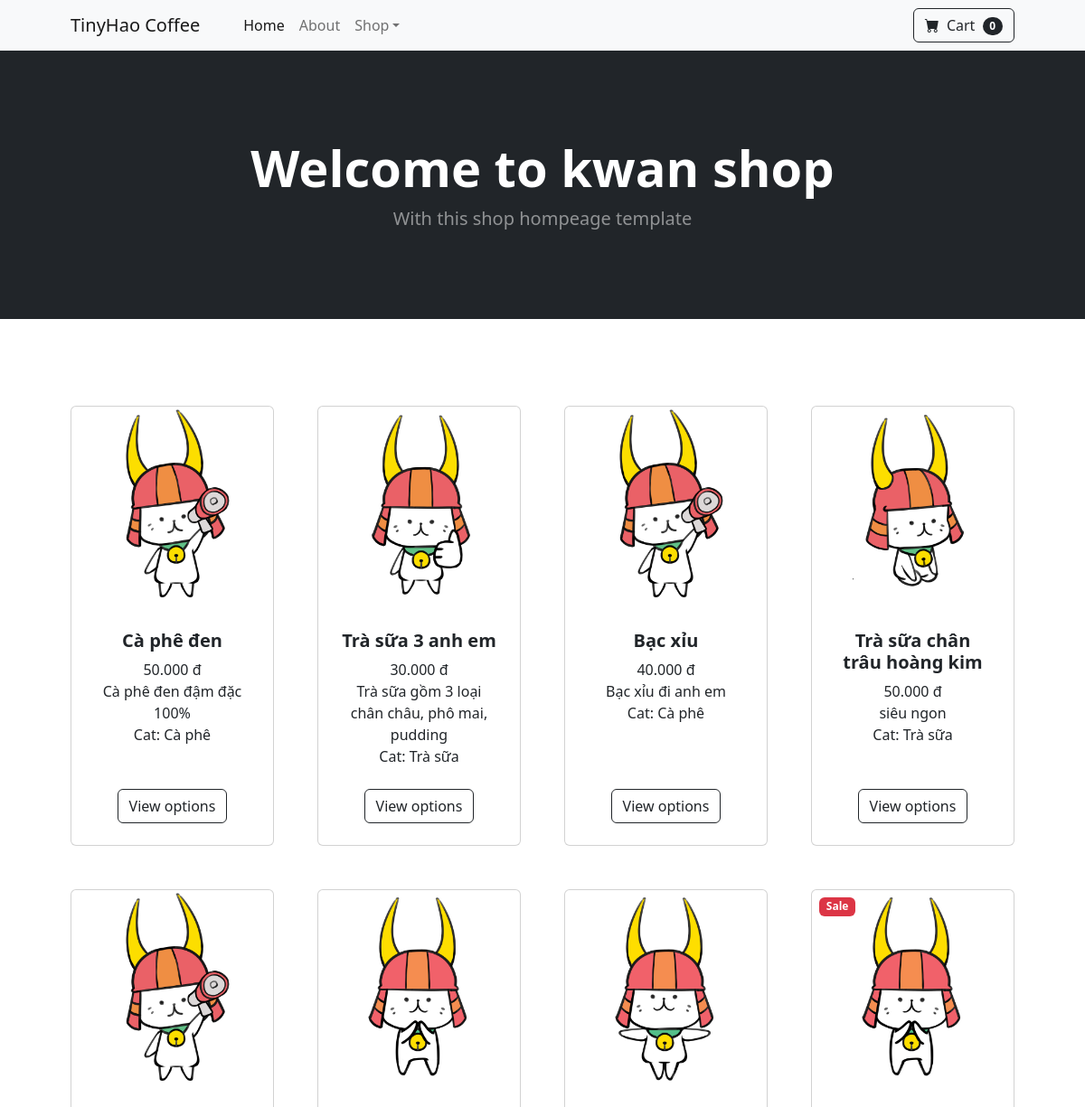
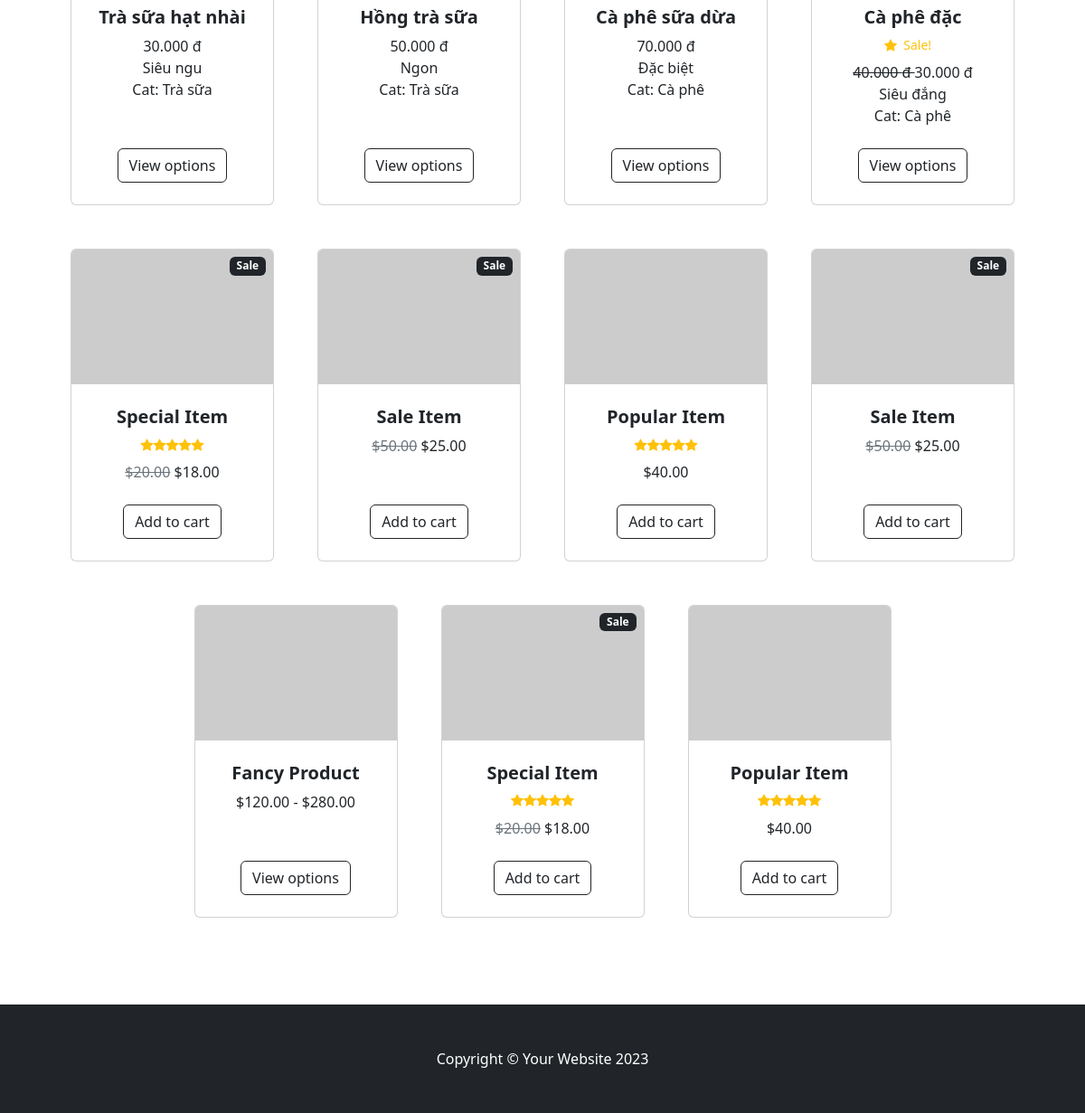
The page / on the database its author committed (2 pictures, top to bottom).
### store/models.py (models this page shows, shortened)
class Product(models.Model):
    name = models.CharField(max_length=100)
    price = models.DecimalField(default=0, decimal_places=3, max_digits=8)
    category= models.ForeignKey(Category,on_delete=models.CASCADE, default=1)
    description=models.CharField(max_length=250, default='', blank=True, null = True)
    image=models.ImageField(upload_to='uploads/product/')
    is_sale = models.BooleanField(default=False)
    sale_price = models.DecimalField(default=0, decimal_places=3, max_digits=8)

class Category(models.Model):
    name = models.CharField(max_length=50)
    def __str__(self):
        return self.name
    class Meta:
        verbose_name_plural ='categories'

### store/views.py (the view)
# urls.py: 2. Add a URL to urlpatterns:  path('', views.home, name='home')
def home(request):
        products = Product.objects.all()
        return render(request, 'home.html',{'products': products})

### store/templates/home.html (shortened to what this page needs)
{% load static %}
<!DOCTYPE html>
<html lang="en">
    <head>
        <link href="https://cdn.jsdelivr.net/npm/bootstrap-icons@1.5.0/font/bootstrap-icons.css" rel="stylesheet" />
        <link href="{% static 'css/styles.css' %}" rel="stylesheet" />
    </head>
    <body>
        <nav class="navbar navbar-expand-lg navbar-light bg-light">
            <div class="container px-4 px-lg-5">
                <a class="navbar-brand" href="#!">TinyHao Coffee</a>
                <div class="collapse navbar-collapse" id="navbarSupportedContent">
                    <ul class="navbar-nav me-auto mb-2 mb-lg-0 ms-lg-4">
                        <li class="nav-item"><a class="nav-link active" aria-current="page" href="#!">Home</a></li>
                        <li class="nav-item"><a class="nav-link" href="#!">About</a></li>
                        <li class="nav-item dropdown">
                            <a class="nav-link dropdown-toggle" id="navbarDropdown" href="#" role="button" data-bs-toggle="dropdown" aria-expanded="false">Shop</a>
                        </li>
                    </ul>
                    <form class="d-flex">
                        <button class="btn btn-outline-dark" type="submit">
                            <i class="bi-cart-fill me-1"></i>
                            Cart
                            <span class="badge bg-dark text-white ms-1 rounded-pill">0</span>
                        </button>
                    </form>
                </div>
            </div>
        </nav>
        <header class="bg-dark py-5">
            <div class="container px-4 px-lg-5 my-5">
                <div class="text-center text-white">
                    <h1 class="display-4 fw-bolder">Welcome to kwan shop</h1>
                    <p class="lead fw-normal text-white-50 mb-0">With this shop hompeage template</p>
                </div>
            </div>
        </header>
        <section class="py-5">
            <div class="container px-4 px-lg-5 mt-5">
                <div class="row gx-4 gx-lg-5 row-cols-2 row-cols-md-3 row-cols-xl-4 justify-content-center">
                    {% for product in products %}
                    <div class="col mb-5">
                        <div class="card h-100">
                            <img class="card-img-top" src="{{ product.image.url }}" alt="..." />
                            <div class="card-body p-4">
                                <div class="text-center">
                                    <h5 class="fw-bolder">{{product.name}}</h5>
                                    {% if product.is_sale == True%}
                                    <span class="badge bg-danger position-absolute top-0 start-0 m-2">Sale</span>
                                    <div class="d-flex justify-content-center small text-warning mb-2">
                                        <div class="bi-star-fill"></div>
                                        &nbsp;&nbsp;Sale! &nbsp;&nbsp;
                                    </div>
                                    <strike>
                                        {{product.price}} đ
                                    </strike>
                                    {{product.sale_price}} đ
                                        {%else%}
                                    {{product.price}} đ
                                        {% endif %}
                                    {{product.description}}
                                    Cat: {{product.category}}
                                </div>
                            </div>
                            <div class="card-footer p-4 pt-0 border-top-0 bg-transparent">
                                <div class="text-center"><a class="btn btn-outline-dark mt-auto" href="#">View options</a></div>
                            </div>
                        </div>
                    </div>
                    {% endfor %}
                    <div class="col mb-5">
                        <div class="card h-100">
                            <div class="badge bg-dark text-white position-absolute" style="top: 0.5rem; right: 0.5rem">Sale</div>
                            <img class="card-img-top" src="https://dummyimage.com/450x300/dee2e6/6c757d.jpg" alt="..." />
                            <div class="card-body p-4">
                                <div class="text-center">
                                    <h5 class="fw-bolder">Special Item</h5>
                                    <div class="d-flex justify-content-center small text-warning mb-2">
                                        <div class="bi-star-fill"></div>
                                        <div class="bi-star-fill"></div>
                                        <div class="bi-star-fill"></div>
                                        <div class="bi-star-fill"></div>
                                        <div class="bi-star-fill"></div>
                                    </div>
                                    <span class="text-muted text-decoration-line-through">$20.00</span>
                                    $18.00
                                </div>
                            </div>
                            <div class="card-footer p-4 pt-0 border-top-0 bg-transparent">
                                <div class="text-center"><a class="btn btn-outline-dark mt-auto" href="#">Add to cart</a></div>
                            </div>
                        </div>
                    </div>
                    <div class="col mb-5">
                        <div class="card h-100">
                            <div class="badge bg-dark text-white position-absolute" style="top: 0.5rem; right: 0.5rem">Sale</div>
                            <img class="card-img-top" src="https://dummyimage.com/450x300/dee2e6/6c757d.jpg" alt="..." />
                            <div class="card-body p-4">
                                <div class="text-center">
                                    <h5 class="fw-bolder">Sale Item</h5>
                                    <span class="text-muted text-decoration-line-through">$50.00</span>
                                    $25.00
                                </div>
                            </div>
                            <div class="card-footer p-4 pt-0 border-top-0 bg-transparent">
                                <div class="text-center"><a class="btn btn-outline-dark mt-auto" href="#">Add to cart</a></div>
                            </div>
                        </div>
                    </div>
                    <div class="col mb-5">
                        <div class="card h-100">
                            <img class="card-img-top" src="https://dummyimage.com/450x300/dee2e6/6c757d.jpg" alt="..." />
                            <div class="card-body p-4">
                                <div class="text-center">
                                    <h5 class="fw-bolder">Popular Item</h5>
                                    <div class="d-flex justify-content-center small text-warning mb-2">
                                        <div class="bi-star-fill"></div>
                                        <div class="bi-star-fill"></div>
                                        <div class="bi-star-fill"></div>
                                        <div class="bi-star-fill"></div>
                                        <div class="bi-star-fill"></div>
                                    </div>
                                    $40.00
                                </div>
                            </div>
                            <div class="card-footer p-4 pt-0 border-top-0 bg-transparent">
                                <div class="text-center"><a class="btn btn-outline-dark mt-auto" href="#">Add to cart</a></div>
                            </div>
                        </div>
                    </div>
                    <div class="col mb-5">
                        <div class="card h-100">
                            <div class="badge bg-dark text-white position-absolute" style="top: 0.5rem; right: 0.5rem">Sale</div>
                            <img class="card-img-top" src="https://dummyimage.com/450x300/dee2e6/6c757d.jpg" alt="..." />
                            <div class="card-body p-4">
                                <div class="text-center">
                                    <h5 class="fw-bolder">Sale Item</h5>
                                    <span class="text-muted text-decoration-line-through">$50.00</span>
                                    $25.00
                                </div>
                            </div>
                            <div class="card-footer p-4 pt-0 border-top-0 bg-transparent">
                                <div class="text-center"><a class="btn btn-outline-dark mt-auto" href="#">Add to cart</a></div>
                            </div>
                        </div>
                    </div>
                    <div class="col mb-5">
                        <div class="card h-100">
                            <img class="card-img-top" src="https://dummyimage.com/450x300/dee2e6/6c757d.jpg" alt="..." />
                            <div class="card-body p-4">
                                <div class="text-center">
                                    <h5 class="fw-bolder">Fancy Product</h5>
                                    $120.00 - $280.00
                                </div>
                            </div>
                            <div class="card-footer p-4 pt-0 border-top-0 bg-transparent">
                                <div class="text-center"><a class="btn btn-outline-dark mt-auto" href="#">View options</a></div>
                            </div>
                        </div>
                    </div>
                    <div class="col mb-5">
                        <div class="card h-100">
                            <div class="badge bg-dark text-white position-absolute" style="top: 0.5rem; right: 0.5rem">Sale</div>
                            <img class="card-img-top" src="https://dummyimage.com/450x300/dee2e6/6c757d.jpg" alt="..." />
                            <div class="card-body p-4">
                                <div class="text-center">
                                    <h5 class="fw-bolder">Special Item</h5>
                                    <div class="d-flex justify-content-center small text-warning mb-2">
                                        <div class="bi-star-fill"></div>
                                        <div class="bi-star-fill"></div>
                                        <div class="bi-star-fill"></div>
                                        <div class="bi-star-fill"></div>
                                        <div class="bi-star-fill"></div>
                                    </div>
                                    <span class="text-muted text-decoration-line-through">$20.00</span>
                                    $18.00
                                </div>
                            </div>
                            <div class="card-footer p-4 pt-0 border-top-0 bg-transparent">
                                <div class="text-center"><a class="btn btn-outline-dark mt-auto" href="#">Add to cart</a></div>
                            </div>
                        </div>
                    </div>
                    <div class="col mb-5">
                        <div class="card h-100">
                            <img class="card-img-top" src="https://dummyimage.com/450x300/dee2e6/6c757d.jpg" alt="..." />
                            <div class="card-body p-4">
                                <div class="text-center">
                                    <h5 class="fw-bolder">Popular Item</h5>
                                    <div class="d-flex justify-content-center small text-warning mb-2">
                                        <div class="bi-star-fill"></div>
                                        <div class="bi-star-fill"></div>
                                        <div class="bi-star-fill"></div>
                                        <div class="bi-star-fill"></div>
                                        <div class="bi-star-fill"></div>
                                    </div>
                                    $40.00
                                </div>
                            </div>
                            <div class="card-footer p-4 pt-0 border-top-0 bg-transparent">
                                <div class="text-center"><a class="btn btn-outline-dark mt-auto" href="#">Add to cart</a></div>
                            </div>
                        </div>
                    </div>
                </div>
            </div>
        </section>
        <footer class="py-5 bg-dark">
            <div class="container"><p class="m-0 text-center text-white">Copyright &copy; Your Website 2023</p></div>
        </footer>
    </body>
</html>

### rows shown on the page
Product: image (picture), name "Cà phê đen", price "50.000", description "Cà phê đen đậm đặc 100%", category "Cà phê"
Product: image (picture), name "Trà sữa 3 anh em", price "30.000", description "Trà sữa gồm 3 loại chân châu, phô mai, pudding", category "Trà sữa"
Product: image (picture), name "Bạc xỉu", price "40.000", description "Bạc xỉu đi anh em", category "Cà phê"
Product: image (picture), name "Trà sữa chân trâu hoàng kim", price "50.000", description "siêu ngon", category "Trà sữa"
Product: image (picture), name "Trà sữa hạt nhài", price "30.000", description "Siêu ngu", category "Trà sữa"
Product: image (picture), name "Hồng trà sữa", price "50.000", description "Ngon", category "Trà sữa"
Product: image (picture), name "Cà phê sữa dừa", price "70.000", description "Đặc biệt", category "Cà phê"
Product: image (picture), name "Cà phê đặc", price "40.000", sale_price "30.000", description "Siêu đắng", category "Cà phê"
